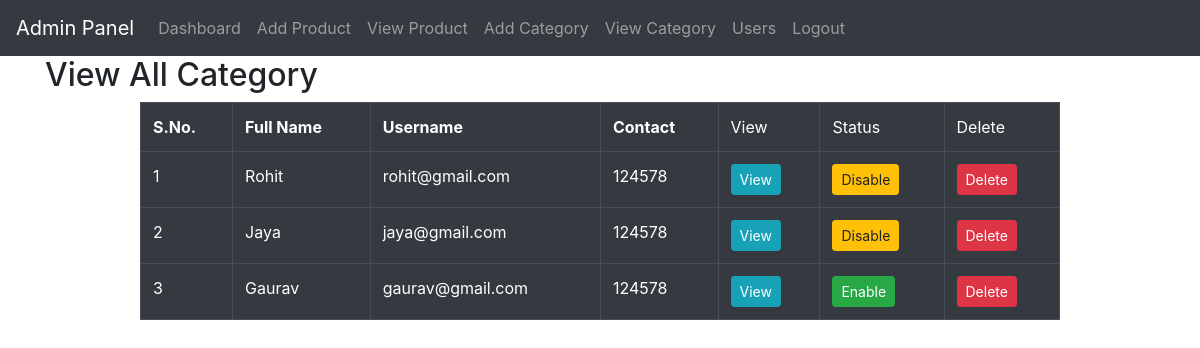
The page /admin/users.php (signed in) on the database as committed earlier.
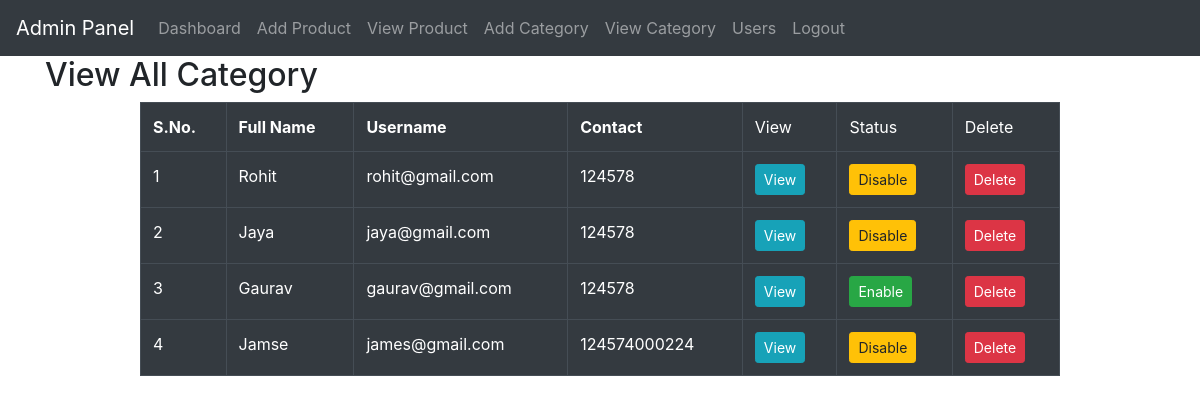
The same page on the database as committed later.
### tables this page shows
CREATE TABLE `user` (
  `id` int(11) NOT NULL,
  `full_name` varchar(100) NOT NULL,
  `username` varchar(100) NOT NULL,
  `password` varchar(100) NOT NULL,
  `address` text NOT NULL,
  `gender` varchar(10) NOT NULL,
  `city` varchar(100) NOT NULL,
  `contact` varchar(100) NOT NULL,
  `status` int(11) NOT NULL DEFAULT '1'
);

### admin/users.php (the view, shortened to what this page needs)
<?php
include("../db.php");
include("admin_header.php");
$query = "SELECT * FROM user";
$result = mysqli_query($con, $query);
?>
	<div class="container" style="min-height: 600px;">
		<h2>View All Category</h2>
		<div class="row">
			<div class="col-md-10 offset-md-1">
				<table class="table table-bordered table-dark">
					<tr>
						<th>S.No.</th>
						<th>Full Name</th>
						<th>Username</th>
						<th>Contact</th>
						<td>View</td>
						<td>Status</td>
						<td>Delete</td>
					</tr>
					<?php
					while($data = mysqli_fetch_assoc($result))
					{
						if($data['status']==1)
						{
							$btn = "<a href='change_status.php?uid=".$data['id']."&status=".$data['status']."' class='btn btn-warning btn-sm'>Disable</a>";
						}
						else
						{
							$btn = "<a href='change_status.php?uid=".$data['id']."&status=".$data['status']."' class='btn btn-success btn-sm'>Enable</a>";
						}
						?>
						<tr>
							<td><?php echo $data['id'];?></td>
							<td><?php echo $data['full_name'];?></td>
							<td><?php echo $data['username'];?></td>
							<td><?php echo $data['contact'];?></td>
							<td><a href="#" class="btn btn-info btn-sm">View</a></td>
							<td><?php echo $btn; ?></td>
							<td><a href="#" class="btn btn-danger btn-sm">Delete</a></td>
						</tr>
					<?php
					}
					?>
				</table>
			</div>
		</div>
	</div>
</body>
</html>

### admin/admin_header.php (shortened to what this page needs)
<!DOCTYPE html>
<html>
<head>
	<link rel="stylesheet" type="text/css" href="css/bootstrap.css">
	<link rel="stylesheet" type="text/css" href="css/font-awesome.css">
	<link rel="stylesheet" type="text/css" href="css/style.css">
</head>
<body>
	<nav class="navbar navbar-expand-md bg-dark navbar-dark">
	  <a class="navbar-brand" href="#">Admin Panel</a>
	  <div class="collapse navbar-collapse" id="collapsibleNavbar">
	    <ul class="navbar-nav">
	      <li class="nav-item">
	        <a class="nav-link" href="dashboard.php">Dashboard</a>
	      </li>
	      <li class="nav-item">
	        <a class="nav-link" href="add_product.php">Add Product</a>
	      </li>
	      <li class="nav-item">
	        <a class="nav-link" href="view_product.php">View Product</a>
	      </li>
	      <li class="nav-item">
	        <a class="nav-link" href="add_category.php">Add Category</a>
	      </li>
	      <li class="nav-item">
	        <a class="nav-link" href="view_category.php">View Category</a>
	      </li>
	      <li class="nav-item">
	        <a class="nav-link" href="users.php">Users</a>
	      </li>
	      <li class="nav-item">
	        <a class="nav-link" href="logout.php">Logout</a>
	      </li>
	    </ul>
	  </div>
	</nav>

Rows that differ between the two databases and show on the page:
added user: id "4", full_name "Jamse", username "james@gmail.com", contact "124574000224"
